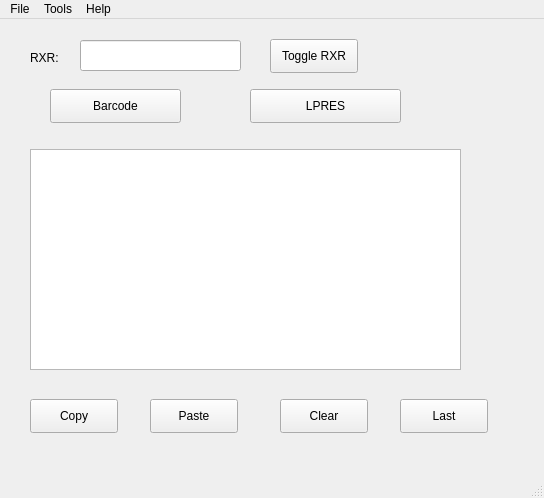
<?xml version="1.0" encoding="UTF-8"?>
<ui version="4.0">
 <class>MainWindow</class>
 <widget class="QMainWindow" name="MainWindow">
  <property name="geometry">
   <rect>
    <x>0</x>
    <y>0</y>
    <width>544</width>
    <height>498</height>
   </rect>
  </property>
  <property name="windowTitle">
   <string>MainWindow</string>
  </property>
  <widget class="QWidget" name="centralwidget">
   <widget class="QGraphicsView" name="barcode_gv">
    <property name="geometry">
     <rect>
      <x>30</x>
      <y>130</y>
      <width>431</width>
      <height>221</height>
     </rect>
    </property>
   </widget>
   <widget class="QLabel" name="label">
    <property name="geometry">
     <rect>
      <x>30</x>
      <y>30</y>
      <width>41</width>
      <height>18</height>
     </rect>
    </property>
    <property name="text">
     <string>RXR:</string>
    </property>
   </widget>
   <widget class="QLineEdit" name="rxr_le">
    <property name="geometry">
     <rect>
      <x>80</x>
      <y>21</y>
      <width>161</width>
      <height>31</height>
     </rect>
    </property>
   </widget>
   <widget class="QPushButton" name="toggle_but">
    <property name="geometry">
     <rect>
      <x>270</x>
      <y>20</y>
      <width>88</width>
      <height>34</height>
     </rect>
    </property>
    <property name="text">
     <string>Toggle RXR</string>
    </property>
   </widget>
   <widget class="QPushButton" name="barcode_but">
    <property name="geometry">
     <rect>
      <x>50</x>
      <y>70</y>
      <width>131</width>
      <height>34</height>
     </rect>
    </property>
    <property name="text">
     <string>Barcode</string>
    </property>
   </widget>
   <widget class="QPushButton" name="lpres_but">
    <property name="geometry">
     <rect>
      <x>250</x>
      <y>70</y>
      <width>151</width>
      <height>34</height>
     </rect>
    </property>
    <property name="text">
     <string>LPRES</string>
    </property>
   </widget>
   <widget class="QPushButton" name="copy_but">
    <property name="geometry">
     <rect>
      <x>30</x>
      <y>380</y>
      <width>88</width>
      <height>34</height>
     </rect>
    </property>
    <property name="text">
     <string>Copy</string>
    </property>
   </widget>
   <widget class="QPushButton" name="paste_but">
    <property name="geometry">
     <rect>
      <x>150</x>
      <y>380</y>
      <width>88</width>
      <height>34</height>
     </rect>
    </property>
    <property name="text">
     <string>Paste</string>
    </property>
   </widget>
   <widget class="QPushButton" name="clear_but">
    <property name="geometry">
     <rect>
      <x>280</x>
      <y>380</y>
      <width>88</width>
      <height>34</height>
     </rect>
    </property>
    <property name="text">
     <string>Clear</string>
    </property>
   </widget>
   <widget class="QPushButton" name="last_but">
    <property name="geometry">
     <rect>
      <x>400</x>
      <y>380</y>
      <width>88</width>
      <height>34</height>
     </rect>
    </property>
    <property name="text">
     <string>Last</string>
    </property>
   </widget>
  </widget>
  <widget class="QMenuBar" name="menubar">
   <property name="geometry">
    <rect>
     <x>0</x>
     <y>0</y>
     <width>544</width>
     <height>30</height>
    </rect>
   </property>
   <widget class="QMenu" name="menuFile">
    <property name="title">
     <string>File</string>
    </property>
    <addaction name="action"/>
    <addaction name="separator"/>
    <addaction name="actionExit"/>
   </widget>
   <widget class="QMenu" name="menuTools">
    <property name="title">
     <string>Tools</string>
    </property>
    <addaction name="actionDVLA_invoice"/>
   </widget>
   <widget class="QMenu" name="menuHelp">
    <property name="title">
     <string>Help</string>
    </property>
    <addaction name="actionAbout"/>
   </widget>
   <addaction name="menuFile"/>
   <addaction name="menuTools"/>
   <addaction name="menuHelp"/>
  </widget>
  <widget class="QStatusBar" name="statusbar"/>
  <action name="action">
   <property name="text">
    <string>Open in LPRES</string>
   </property>
  </action>
  <action name="actionAbout">
   <property name="text">
    <string>About</string>
   </property>
  </action>
  <action name="actionDVLA_invoice">
   <property name="text">
    <string>DVLA invoice</string>
   </property>
  </action>
  <action name="actionExit">
   <property name="text">
    <string>Exit</string>
   </property>
  </action>
 </widget>
 <resources/>
 <connections/>
</ui>
